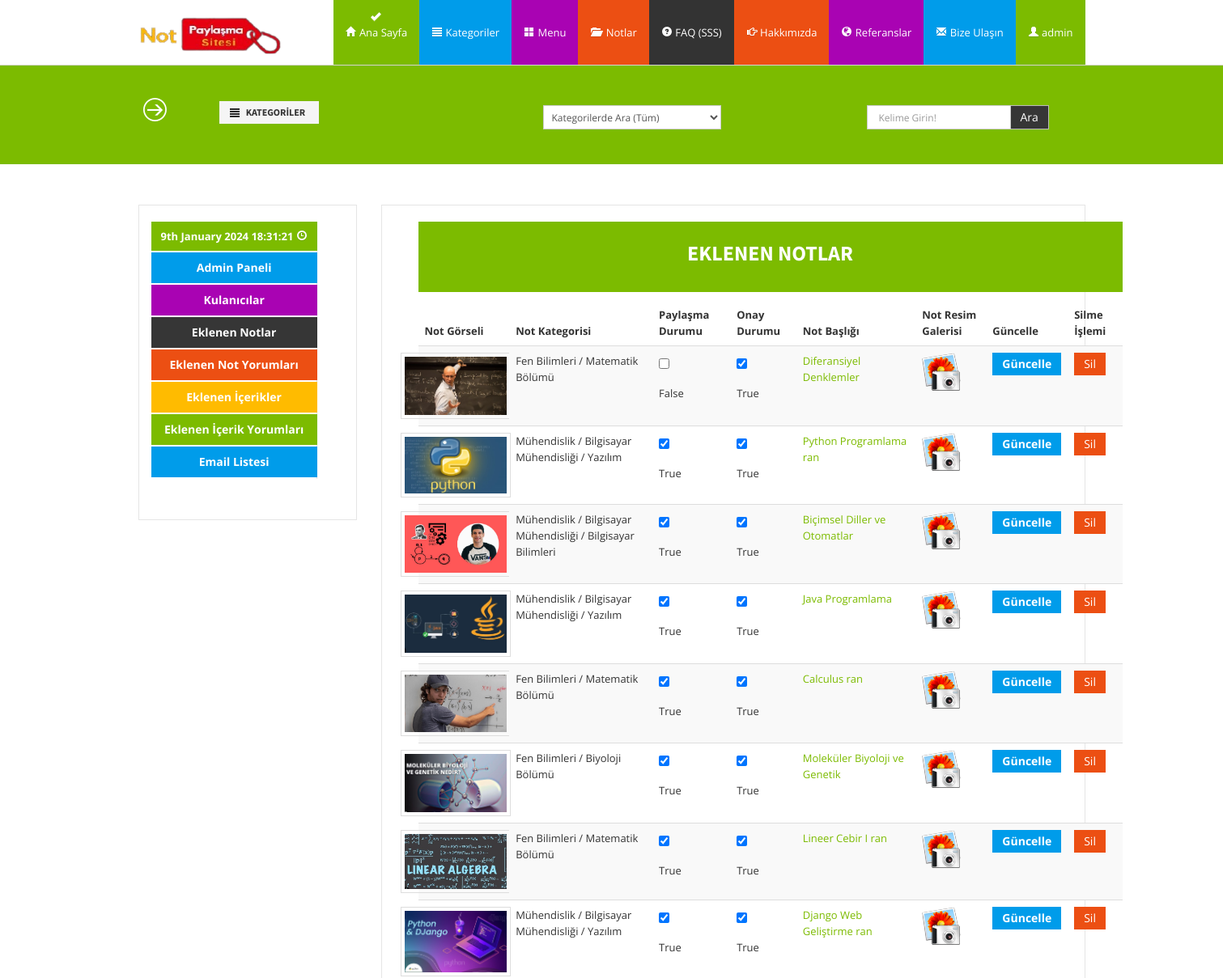
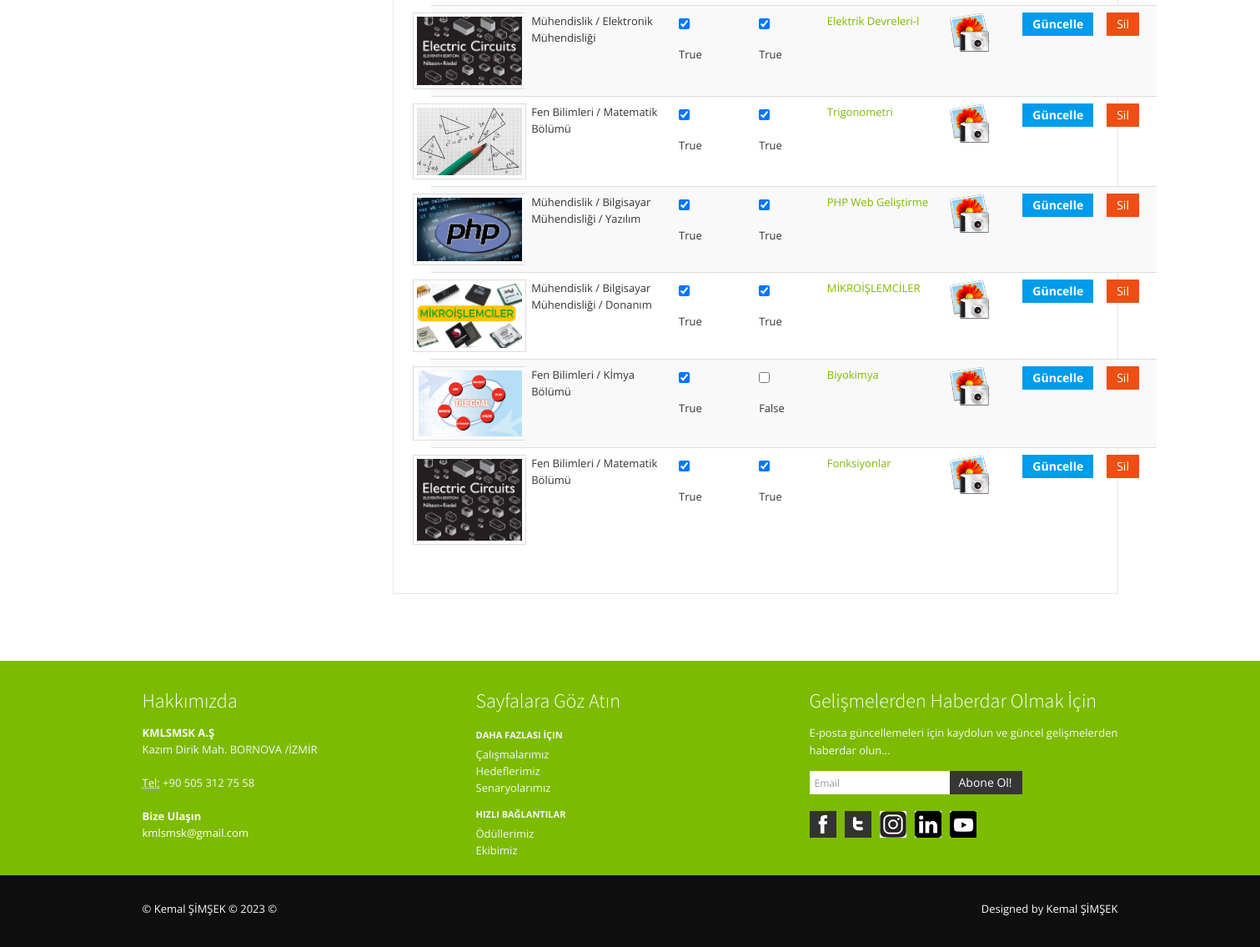
The page /user/allnotes/ (signed in) on the database its author committed (2 pictures, top to bottom).
### notes/models.py (models this page shows, shortened)
class Notes(models.Model):
    STATUS=(
        ('True', 'Evet'),
        ('False', 'Hayır'),
        ('New', 'Yeni'),
    )
    DURUM=(
        ('False', 'Hayır'),
        ('True', 'Evet'),
    )
    category=models.ForeignKey(Category, on_delete=models.CASCADE) #Kategori tablosu ile ilişki
    title=models.CharField(max_length=30)
    user=models.ForeignKey(User, on_delete=models.CASCADE)
    keywords=models.CharField(max_length=255)
    description=models.CharField(max_length=255)
    image=models.ImageField(blank=True, upload_to='images/')
    filePdf = models.FileField(upload_to='pdfs/')
    share=models.CharField(max_length=10, choices=DURUM)
    detail=RichTextUploadingField()
    slug=models.SlugField(null=False, unique=True)
    status=models.CharField(max_length=10, choices=STATUS)
    create_at=models.DateTimeField(auto_now_add=True)
    update_at=models.DateTimeField(auto_now=True)
    def image_tag(self):     #Eklenen Fonksiyon
        return mark_safe('<img src="{}" height="50"/>'.format(self.image.url))
    image_tag.short_description = 'Image'

class Category(MPTTModel):
    STATUS=(
        ('True', 'True'),
        ('False', 'False'),
    )
    title = models.CharField(max_length=120)
    keywords=models.CharField(max_length=255)
    description =models.CharField(max_length=255)
    image=models.ImageField(blank=True, upload_to='images/')
    status=models.CharField(max_length=10, choices=STATUS)
    slug=models.SlugField(null=False, unique=True)
    parent=TreeForeignKey('self', blank=True, null=True, related_name='children', on_delete=models.CASCADE)
    create_at=models.DateTimeField(auto_now_add=True)
    update_at=models.DateTimeField(auto_now=True)
    class MPTTMeta:
        order_insertion_by = ['title']
    def __str__(self):
        full_path=[self.title]
        k=self.parent
        while k is not None:
            full_path.append(k.title)
            k=k.parent
        return ' / '.join(full_path[::-1])

### home/models.py (models this page shows, shortened)
class Settings(models.Model):
    STATUS=(
        ('True', 'Evet'),
        ('False', 'Hayir'),
    )
    title=models.CharField(max_length=200)
    keywords=models.CharField(max_length=255)
    description=models.CharField(max_length=255)
    company=models.CharField(max_length=100)
    address=models.CharField(blank=True,max_length=150)
    googleMap=models.CharField(blank=True, max_length=255)
    phone=models.CharField(blank=True, max_length=20)
    fax=models.CharField(blank=True,max_length=20)
    email=models.CharField(blank=True, max_length=60)
    smtpserver=models.CharField(blank=True,max_length=30)
    smtpemail=models.CharField(blank=True,max_length=30)
    smtppassword=models.CharField(blank=True,max_length=30)
    smtpport=models.CharField(blank=True,max_length=10)
    icon=models.ImageField(blank=True, upload_to='images/')
    facebook=models.CharField(blank=True,max_length=50)
    instagram=models.CharField(blank=True,max_length=50)
    twitter=models.CharField(blank=True,max_length=50)
    youtube=models.CharField(blank=True,max_length=70)
    linkedin=models.CharField(blank=True,max_length=90)
    aboutus=RichTextUploadingField(blank=True)
    contact=RichTextUploadingField(blank=True)
    references=RichTextUploadingField(blank=True)
    status=models.CharField(max_length=10, choices=STATUS)
    create_at=models.DateTimeField(auto_now_add=True)
    update_at=models.DateTimeField(auto_now=True)

### user/views.py (the view)
# urls.py: path('allnotes/', views.allnotes, name='allnotes'),
@login_required(login_url='/login')
def allnotes (request):
    category=Category.objects.all()
    settings=Settings.objects.get(pk=1)
    menu=Menu.objects.all()
    notes=Notes.objects.all()
    context= {
        'category': category,
        'settings': settings,
        'menu': menu,
        'notes': notes,
        }
    return render(request, 'allnotes.html', context)

### user/templates/allnotes.html (shortened to what this page needs)
{% extends "homebase.html" %}
{% load static %}
{% block content  %}
{% include "head.html" %}
{% include "header.html" %}
{% include "search.html" %}
<section id="maincontent">
    <div class="container">
      <div class="row">
        <div class="span3">
          <aside>
            <div class="widget">
              {% include "admin_panel.html" %}
            </div>
          </aside>
        </div>
        <div class="span9">
          <aside>
            <div class="widget">
              <div class="container mx-auto">
                <div class="span9">
                  <div class="well well-success">
                    <center><b> <h3>EKLENEN NOTLAR</b></h3></center>
                  </div>
            <table class="table table-striped table-warning">
                <thead>
                    <tr>
                      <th scope="col">Not Görseli</th>
                      <th scope="col">Not Kategorisi</th>
                      <th scope="col">Paylaşma Durumu</th>
                      <th scope="col">Onay Durumu</th>
                      <th scope="col">Not Başlığı</th>
                      <th scope="col">Not Resim Galerisi</th>
                      <th scope="col">Güncelle</th>
                      <th scope="col">Silme İşlemi</th>
                    </tr>
                  </thead>
                  <tbody>
                    {% for rs in notes %}
                    <tr>
                      <th scope="row">
                        <div class="thumbnails">
                          <a href="/notes/{{rs.id}}/{{rs.slug}}/"><img class="thumbnail" src= "{{rs.image.url}}" width="230"></a>
                        </div>
                        </th>
                      <td> {{rs.category}} </td>
                      <td>  {% if rs.share == 'True'  %}
                        <input type="checkbox" checked onchange="document.location.href='/user/adminnotshare/{{rs.id}}';"/>
                           {% else %}
                           <input type="checkbox" onchange="if(this.checked) document.location.href='/user/adminaddshare/{{rs.id}}';"/>
                          {% endif %}
                        <br> <br>{{rs.share}}
                      </td>
                      <td>  {% if rs.status == 'True'  %}
                        <input type="checkbox" checked onchange="document.location.href='/user/adminnotaccept/{{rs.id}}';"/>
                           {% else %}
                           <input type="checkbox" onchange="if(this.checked) document.location.href='/user/adminaccept/{{rs.id}}';"/>
                          {% endif %}
                        <br><br> {{rs.status}}
                      </td>
                      <td> <a href="/notes/{{rs.id}}/{{rs.slug}}/">{{rs.title}}</a></td>
                      <th> <a href="javascript:;" onclick="window.open('/user/addimages/{{rs.id}}', 'gallery', 'height=800, width=800, top=50, left=150')">
                        <img src="{% static "/img/galleryX.png" %}" </th></a>
                      <th> <a href="/user/adminupdatenotes/{{rs.id}}" type="button" class="btn btn-primary"> Güncelle </button>
                      </th>
                      <td>
                        <a href="/user/admindeletenotes/{{rs.id}}" onclick=" return confirm ('Silmek istediğinden emin misin?')" type="button" class="btn btn-danger"> Sil </button>
                      </td>
                    </tr>
                    {% endfor %}
                </tbody>
            </table>
            </div>
            </div>
          </aside>
        </div>
      </div>
    </div>
  </section>
  {% endblock content  %}

### home/templates/header.html (shortened to what this page needs)
{% load static %}
<header>
  <div class="navbar navbar-fixed-top">
    <div class="navbar-inner bg-info mx-auto">
      <div class="container">
        <a class="brand logo" href="/">
          <img src="{% static "assets/img/logo.png" %}" width="180"/>
        </a>
        <div>
          <nav>
            <ul class="nav topnav">
              <li class="dropdown bg-info success active">
                <a href="/"><i class="icon-home icon-white"></i> Ana Sayfa</a>
              </li>
              {% load mptt_tags %}
              <li class="dropdown primary">
                <a href="#"><i class="icon-align-justify icon-white"></i> Kategoriler</a>
              </li>
              <li class="dropdown info">
                <a href="#"><i class=" icon-th-large icon-white"></i> Menu</a>
              </li>
              <li class="dropdown danger">
                <a href="#"><i class="icon-folder-open icon-white"></i> Notlar</a>
              </li>
              <li class="dropdown inverse">
                <a href="#"><i class="icon-question-sign icon-white"></i> FAQ (SSS) </a>
              </li>
              <li class="dropdown danger">
                <a href="#"><i class=" icon-hand-right icon-white"></i> Hakkımızda</a>
              </li>
              <li class="dropdown info">
                <a href="#"><i class="icon-globe icon-white"></i> Referanslar</a>
              </li>
              <li class="dropdown primary">
                <a href="#"><i class="icon-envelope icon-white"></i> Bize Ulaşın</a>
              </li>
              <li class="dropdown success">
                {% if user.id is not None %}
                <a href="#"> <i class="icon-user icon-white"> </i>
                   {{user.username}} </a>
                {%endif%}
              </li>
            </ul>
          </nav>
        </div>
      </div>
    </div>
  </div>
</header>

### home/templates/footer.html (shortened to what this page needs)
{% load static %}
 <footer class="footer">
  <div class="container">
    <div class="row">
      <div class="span4">
        <div class="widget">
          <h4>Hakkımızda</h4>
          <address>
        <strong>{{settings.company}} </strong><br>
        {{settings.address}}<br>
        <br>
        <abbr title="Phone">Tel:</abbr> {{settings.phone}}
        </address>
          <address>
        <strong>Bize Ulaşın</strong><br>
        <a href="mailto:{{settings.email}}">{{settings.email}}</a>
        </address>
        </div>
      </div>
      <div class="span4">
        <div class="widget">
          <h4>Sayfalara Göz Atın</h4>
          <ul class="nav nav-list regular">
            <li class="nav-header">Daha Fazlası İçin</li>
            <li><a href="#">Çalışmalarımız</a></li>
            <li><a href="#">Hedeflerimiz</a></li>
            <li><a href="#">Senaryolarımız</a></li>
            <li class="nav-header">Hızlı Bağlantılar</li>
            <li><a href="#">Ödüllerimiz</a></li>
            <li><a href="#">Ekibimiz</a></li>
          </ul>
        </div>
      </div>
      <div class="span4">
        <div class="widget">
          <h4>Gelişmelerden Haberdar Olmak İçin</h4>
          <form class="form-horizontal" action="/curriculumVitae/addlistmail/" method="post">
            <fieldset>
              <p>
                E-posta güncellemeleri için kaydolun ve güncel gelişmelerden haberdar olun...
              </p>
              <div class="input-prepend input-append">
                <input class="span2" id="email" name="email" type="text" placeholder="Email">
                <button class="btn btn-inverse" type="submit">Abone Ol!</button>
              </div>
            </fieldset>
          </form>
          <ul class="social_small">
            <li class="facebook first"><a href="{{settings.facebook}}" title="Facebook">Facebook</a></li>
            <li class="twitt"><a href="{{settings.twitter}}" title="Twitter">Twitter</a></li>
            <li class="googleplus"><a href="{{settings.instagram}}" title="Instagram">Instagram</a></li>
            <li class="flickr"><a href="{{settings.linkedin}}" title="Linkedin">Linkedin</a></li>
            <li class="dribbble"><a href="{{settings.youtube}}" title="Youtube">Youtube</a></li>
          </ul>
        </div>
      </div>
    </div>
  </div>
  <div class="verybottom">
    <div class="container">
      <div class="row">
        <div class="span6">
          <p>&copy; Kemal ŞİMŞEK &copy; 2023 &copy; </p>
        </div>
        <div class="span6">
          <div class="pull-right">
            <div class="credits">
              Designed by <a href="https://www.linkedin.com/in/kmlsmsk/"> Kemal ŞİMŞEK</a>
            </div>
          </div>
        </div>
      </div>
    </div>
  </div>
</footer>

### home/static/assets/css/docs.css (style rules this page uses)
section { padding-top: 30px; }

### home/static/assets/css/style.css (style rules this page uses)
.row { margin-bottom:20px; }
.well-success, .carousel-caption.success { background: #7cbb00; color:#fff; }
header .navbar .brand.logo { padding: 0; margin-left:0; margin-top:20px; }
header nav { margin-right:-10px; }
.navbar ul.topnav { float:right; }
.navbar .nav > li > a { float: none; padding: 30px 15px 30px; color: #777777; text-decoration: none; text-shadow: none; }
.navbar .nav .active > a, .navbar .nav .active > a:hover, .navbar .nav .active > a:focus { background-image: url(../img/icons/add.png); background-position: center 15px; background-repeat: no-repeat; -webkit-transition: all 0.2s ease; -moz-transition: all 0.2s ease-in-out; -o-transition: all 0.2s ease-in-out; -ms-transition: all 0.2s ease-in-out; transition: all 0.2s ease-in-out; color:#fff; }
.navbar .nav .primary > a, .navbar .nav .primary > a:hover, .navbar .nav .primary > a:focus { background-color: #009cea; color:#fff; }
.navbar .nav .danger > a, .navbar .nav .danger > a:hover, .navbar .nav .danger > a:focus { background-color: #ec4f13; color:#fff; }
.navbar .nav .info > a, .navbar .nav .info > a:hover, .navbar .nav .info > a:focus { background-color: #a903b3; color:#fff; }
.navbar .nav .success > a, .navbar .nav .success > a:hover, .navbar .nav .success > a:focus { background-color: #7cbb00; color:#fff; }
.navbar .nav .inverse > a, .navbar .nav .inverse > a:hover, .navbar .nav .inverse > a:focus { background-color: #333; color:#fff; }
#maincontent { z-index:1000; margin:0 0 30px; }
aside { border:1px solid #e5e5e5; padding:20px 15px 0 15px; margin: 0 0 30px 0; -webkit-border-radius: 0; -moz-border-radius: 0; border-radius: 0; }
aside .widget { margin-bottom:30px; }
.social_small { margin: 0; }
.social_small li { display: inline; list-style: none; text-indent: -9999px; margin-left: 10px; float: left; -webkit-transition: all 0.3s ease-in-out; -moz-transition: all 0.3s ease-in-out; -o-transition: all 0.3s ease-in-out; -ms-transition: all 0.3s ease-in-out; transition: all 0.3s ease-in-out; }
.social_small li.first { margin-left:0; }
.social_small li a { background-repeat: no-repeat; background-position: 0 0; display: block; height: 32px; width: 32px; }
.facebook { background: url(../img/icons/social/fb.png) no-repeat; }
.googleplus { background: url(../img/icons/social/google.png) no-repeat; }
.dribbble { background: url(../img/icons/social/dribble.png) no-repeat; }
.flickr { background: url(../img/icons/social/flickr.png) no-repeat; }
.twitt { background: url(../img/icons/social/twitter.png) no-repeat; }
footer { padding-top:30px; color:#f8f8f8; }
footer h1, footer h2, footer h3, footer h4, footer h5, footer h6 { color:#fff; }
footer a, footer a:hover { color:#fff; }
footer .verybottom { padding-top:30px; background:#0f0f0f; }
footer .nav-list li, footer .nav-list li a, footer .nav-list li.nav-header { text-shadow:none; color:#f6f6f6; }
footer .nav-list li a { text-shadow:none; }
footer .nav-list.regular .nav-header { padding: 3px 0; }
footer .nav-list.regular > li > a { padding: 0; }
footer.footer .input-append button, footer.footer .input-append input { border:none; }

### home/static/assets/color/success.css (style rules this page uses)
a { color: #7cbb00; }
header .navbar .navbar-inner li.active { border-top: 5px solid #fff; background: #7cbb00; margin-top:-5px; }
footer.footer { background:#7cbb00; }

### rows shown on the page
Notes: image (picture), category "Fen Bilimleri / Matematik Bölümü", share "False", status "True", title "Diferansiyel Denklemler"
Notes: image (picture), category "Mühendislik / Bilgisayar Mühendisliği / Yazılım", share "True", status "True", title "Python Programlama ran"
Notes: image (picture), category "Mühendislik / Bilgisayar Mühendisliği / Bilgisayar Bilimleri", share "True", status "True", title "Biçimsel Diller ve Otomatlar"
Notes: image (picture), category "Mühendislik / Bilgisayar Mühendisliği / Yazılım", share "True", status "True", title "Java Programlama", {{ rs.id }} 8 (drawn)
Notes: image (picture), category "Fen Bilimleri / Matematik Bölümü", share "True", status "True", title "Calculus ran"
Notes: image (picture), category "Fen Bilimleri / Biyoloji Bölümü", share "True", status "True", title "Moleküler Biyoloji ve Genetik"
Notes: image (picture), category "Fen Bilimleri / Matematik Bölümü", share "True", status "True", title "Lineer Cebir I ran"
Notes: image (picture), category "Mühendislik / Bilgisayar Mühendisliği / Yazılım", share "True", status "True", title "Django Web Geliştirme ran"
Notes: image (picture), category "Mühendislik / Elektronik Mühendisliği", share "True", status "True", title "Elektrik Devreleri-I"
Notes: image (picture), category "Fen Bilimleri / Matematik Bölümü", share "True", status "True", title "Trigonometri"
Notes: image (picture), category "Mühendislik / Bilgisayar Mühendisliği / Yazılım", share "True", status "True", title "PHP Web Geliştirme"
Notes: image (picture), category "Mühendislik / Bilgisayar Mühendisliği / Donanım", share "True", status "True", title "MİKROİŞLEMCİLER"
Notes: image (picture), category "Fen Bilimleri / Kİmya Bölümü", share "True", status "False", title "Biyokimya"
Notes: image (picture), category "Fen Bilimleri / Matematik Bölümü", share "True", status "True", title "Fonksiyonlar"
Settings: company "KMLSMSK A.Ş", address "Kazım Dirik Mah. BORNOVA /İZMİR", phone "+90 505 312 75 58", email "kmlsmsk@gmail.com"

### other values the page prints
{{ user.username }} "admin"
